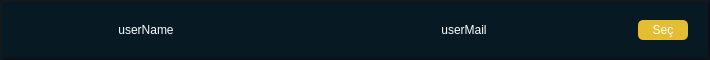
<?xml version="1.0" encoding="UTF-8"?>
<ui version="4.0">
 <class>Form</class>
 <widget class="QWidget" name="Form">
  <property name="geometry">
   <rect>
    <x>0</x>
    <y>0</y>
    <width>710</width>
    <height>60</height>
   </rect>
  </property>
  <property name="minimumSize">
   <size>
    <width>710</width>
    <height>60</height>
   </size>
  </property>
  <property name="maximumSize">
   <size>
    <width>111111</width>
    <height>111111</height>
   </size>
  </property>
  <property name="windowTitle">
   <string>Form</string>
  </property>
  <property name="styleSheet">
   <string notr="true">*{
background-color: rgb(7, 26, 35);
}

</string>
  </property>
  <layout class="QHBoxLayout" name="horizontalLayout">
   <property name="spacing">
    <number>0</number>
   </property>
   <property name="leftMargin">
    <number>0</number>
   </property>
   <property name="topMargin">
    <number>0</number>
   </property>
   <property name="rightMargin">
    <number>0</number>
   </property>
   <property name="bottomMargin">
    <number>0</number>
   </property>
   <item>
    <widget class="QFrame" name="main_frame">
     <property name="styleSheet">
      <string notr="true">#main_frame{
border-radius : 5px;
color: rgb(249, 202, 36);
font: 1000 12pt &quot;Montserrat&quot;;
border : 2px outset rgb(16, 16, 16);
}
*{

color: rgb(255, 255, 255);
font: 1000 10pt &quot;Montserrat&quot;;
}
</string>
     </property>
     <property name="frameShape">
      <enum>QFrame::StyledPanel</enum>
     </property>
     <property name="frameShadow">
      <enum>QFrame::Raised</enum>
     </property>
     <layout class="QHBoxLayout" name="horizontalLayout_2">
      <property name="spacing">
       <number>30</number>
      </property>
      <property name="leftMargin">
       <number>0</number>
      </property>
      <property name="topMargin">
       <number>0</number>
      </property>
      <property name="rightMargin">
       <number>20</number>
      </property>
      <property name="bottomMargin">
       <number>0</number>
      </property>
      <item>
       <widget class="QLabel" name="employee_name_label">
        <property name="text">
         <string>userName</string>
        </property>
        <property name="alignment">
         <set>Qt::AlignCenter</set>
        </property>
       </widget>
      </item>
      <item>
       <widget class="QLabel" name="employee_mail_label">
        <property name="text">
         <string>userMail</string>
        </property>
        <property name="alignment">
         <set>Qt::AlignCenter</set>
        </property>
       </widget>
      </item>
      <item>
       <widget class="QPushButton" name="select_btn">
        <property name="sizePolicy">
         <sizepolicy hsizetype="Maximum" vsizetype="Fixed">
          <horstretch>0</horstretch>
          <verstretch>0</verstretch>
         </sizepolicy>
        </property>
        <property name="minimumSize">
         <size>
          <width>50</width>
          <height>0</height>
         </size>
        </property>
        <property name="styleSheet">
         <string notr="true">*
{border:none;
background-color: rgb(229, 189, 48);
border-radius :5px;
padding : 3px;
}
:hover{
background-color: rgb(104, 85, 21);
}</string>
        </property>
        <property name="text">
         <string>Seç</string>
        </property>
       </widget>
      </item>
     </layout>
    </widget>
   </item>
  </layout>
 </widget>
 <resources/>
 <connections/>
</ui>
